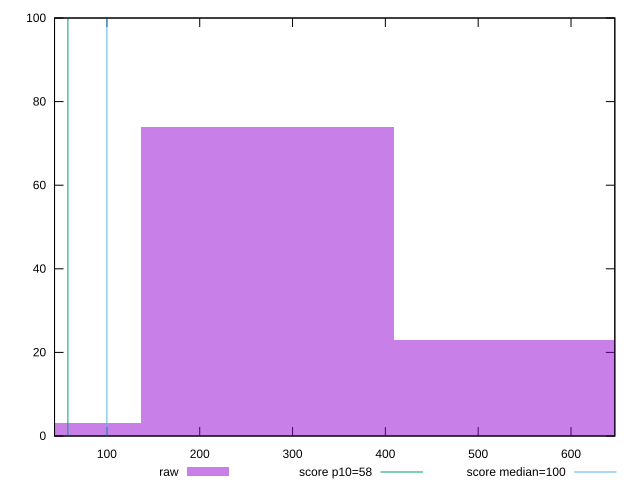

This chart was generated by the following gnuplot code:
reset

$raw <<EOF
0 3
272.7792910816025 74
545.558582163205 23
EOF

set key outside below
set boxwidth 272.7792910816025
set xrange [43.6:647.2]
set yrange [0:100]
set trange [0:100]
set style fill transparent solid 0.5 noborder

set parametric
set terminal svg size 640, 490 enhanced background rgb 'white'
set output "report/report_00029_2021-02-24T13-36-40.390Z/estimated-input-latency/samples/astro/raw/histogram.svg"

plot $raw title "raw" with boxes, \
     58,t title "score p10=58", \
     100,t title "score median=100"

reset
